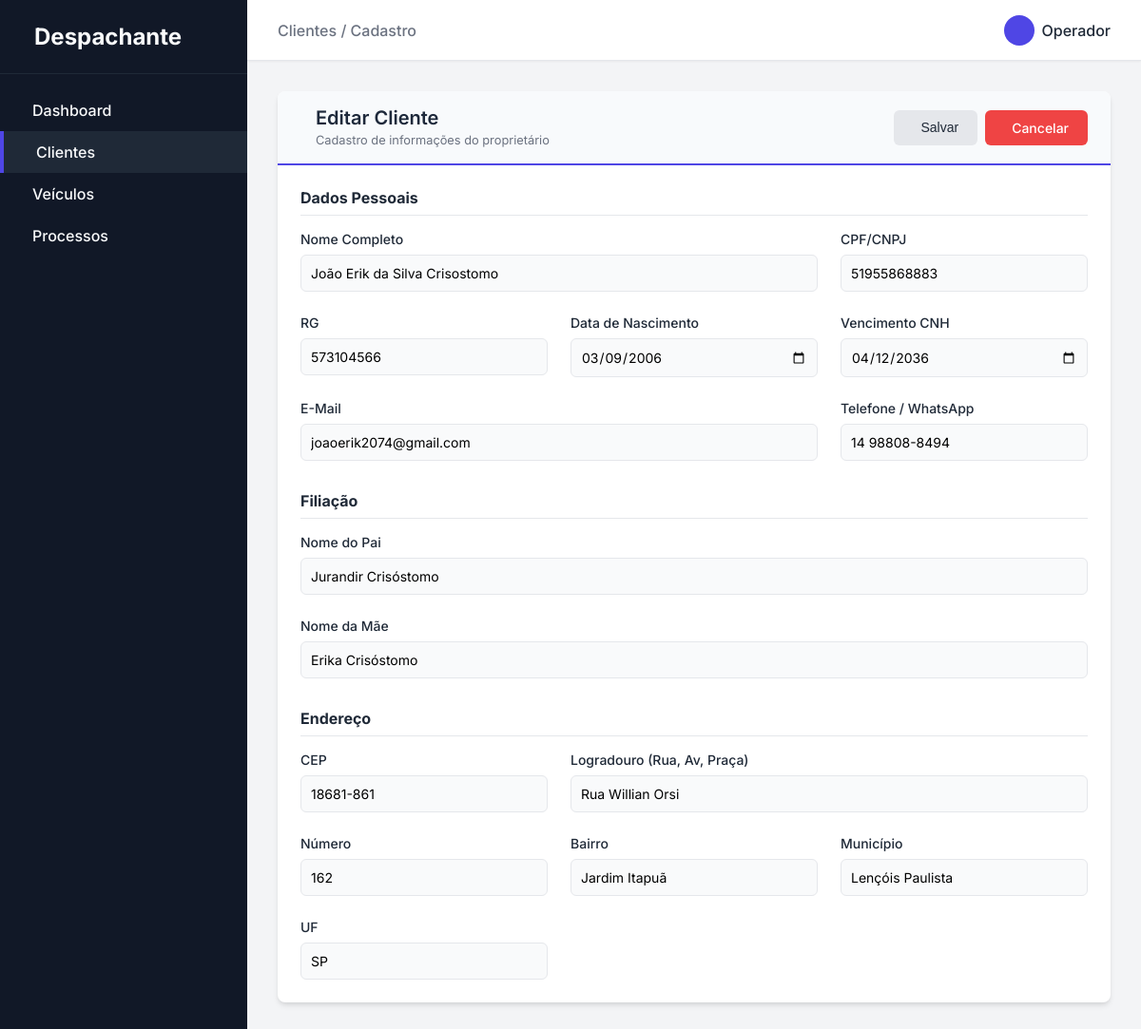
The page /clientes/editar/1 on the database as committed earlier.
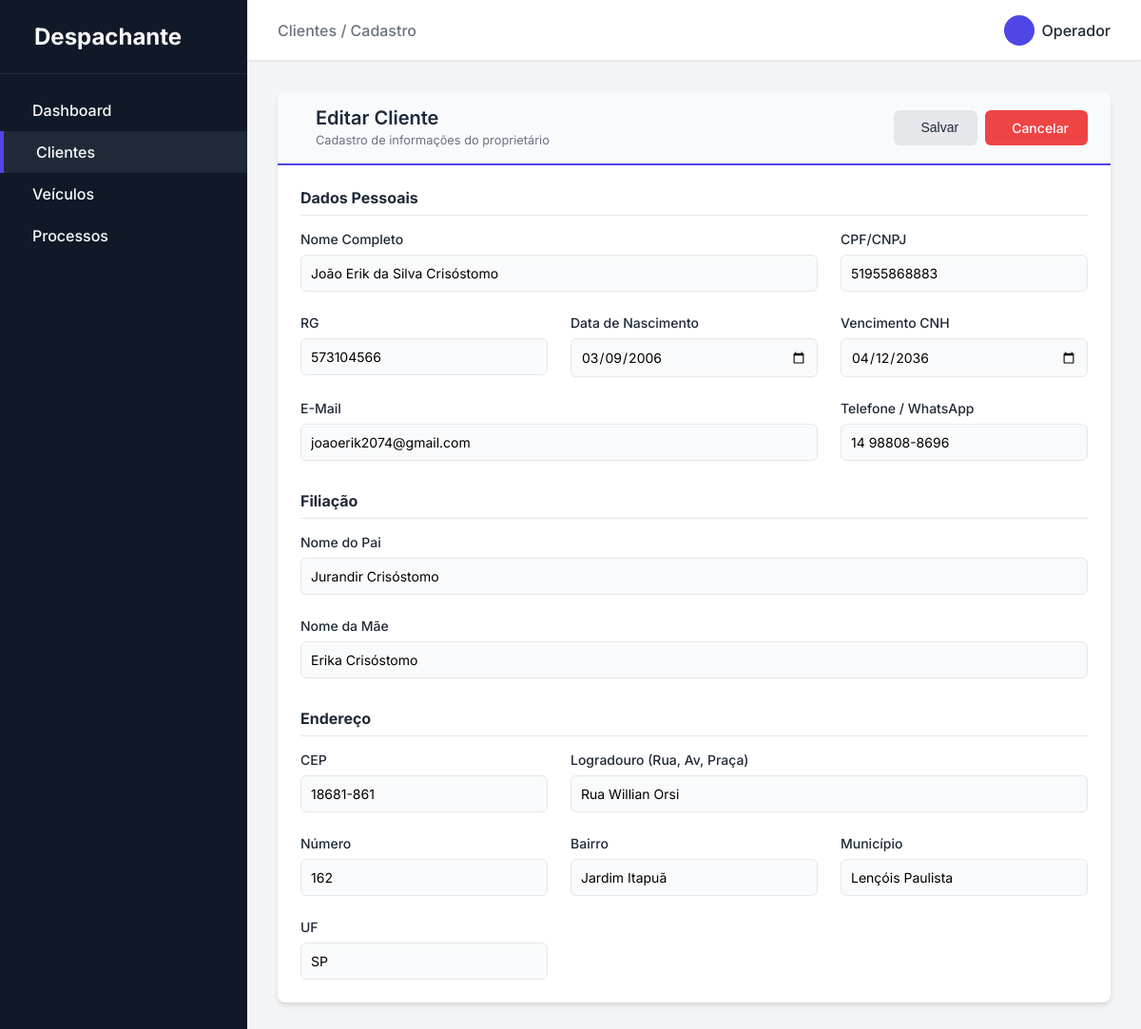
The same page on the database as committed later.
### app/models.py (models this page shows)
class Cliente(db.Model):
    __tablename__ = 'cliente'
    id = db.Column(db.Integer, primary_key=True)
    nome = db.Column(db.String(50), nullable=False)
    vencimento_cnh = db.Column(db.Date, nullable=False)
    nome_pai = db.Column(db.String(50), nullable=False)
    nome_mae = db.Column(db.String(50), nullable=False)
    cpf__cnpj = db.Column(db.String(50), nullable=False)
    rg = db.Column(db.String(50), nullable=False)
    data_nascimento = db.Column(db.Date, nullable=False)
    email = db.Column(db.String(50), nullable=False)
    telefone = db.Column(db.String(50), nullable=False)
    endereco_id = db.Column(db.Integer, db.ForeignKey('endereco.id'))
    veiculos = db.relationship('Veiculo', backref='cliente', lazy=True)
    processos = db.relationship('Processo', backref='cliente', lazy=True)

### app/routes/home.py (the view, shortened to what this page needs)
@bp.route('/clientes/editar/<int:id>', methods=['GET', 'POST'])
def cliente_editar(id):
    cliente = Cliente.query.get_or_404(id)
    return render_template('clientes/form.html', cliente=cliente)

### app/templates/clientes/form.html (shortened to what the changed rows need)
{% extends 'base.html' %}
{% block content %}
<div class="card">
    <div class="card-header" style="background-color: #f8fafc; margin: -1.5rem -1.5rem 1.5rem -1.5rem; padding: 1rem 1.5rem; border-top-left-radius: 0.5rem; border-top-right-radius: 0.5rem; border-bottom: 2px solid var(--primary-color);">
        <div style="display: flex; align-items: center; gap: 1rem;">
            <div>
                <h2 class="card-title" style="margin-bottom: 0; color: #1e293b;">{{ 'Editar Cliente' if cliente else 'Novo Cliente' }}</h2>
            </div>
        </div>
    </div>
    <form id="clienteForm" action="{{ url_for('home.cliente_editar', id=cliente.id) if cliente else url_for('home.cliente_novo') }}" method="POST">
        <div class="form-grid">
            <div class="form-group" style="grid-column: span 2;">
                <label class="form-label">Nome Completo</label>
                <input type="text" class="form-control" name="nome" value="{{ cliente.nome if cliente else '' }}" required>
            </div>
            <div class="form-group">
                <label class="form-label">CPF/CNPJ</label>
                <input type="text" class="form-control" name="cpf__cnpj" value="{{ cliente.cpf__cnpj if cliente else '' }}" required>
            </div>
            <div class="form-group">
                <label class="form-label">RG</label>
                <input type="text" class="form-control" name="rg" value="{{ cliente.rg if cliente else '' }}" required>
            </div>
            <div class="form-group">
                <label class="form-label">Data de Nascimento</label>
                <input type="date" class="form-control" name="data_nascimento" value="{{ cliente.data_nascimento.strftime('%Y-%m-%d') if cliente and cliente.data_nascimento else '' }}" required>
            </div>
            <div class="form-group">
                <label class="form-label">Vencimento CNH</label>
                <input type="date" class="form-control" name="vencimento_cnh" value="{{ cliente.vencimento_cnh.strftime('%Y-%m-%d') if cliente and cliente.vencimento_cnh else '' }}" required>
            </div>
            <div class="form-group" style="grid-column: span 2;">
                <label class="form-label">E-Mail</label>
                <input type="email" class="form-control" name="email" value="{{ cliente.email if cliente else '' }}" required>
            </div>
            <div class="form-group">
                <label class="form-label">Telefone / WhatsApp</label>
                <input type="text" class="form-control" name="telefone" value="{{ cliente.telefone if cliente else '' }}" required>
            </div>
        </div>
        <div class="form-grid">
            <div class="form-group" style="grid-column: span 2;">
                <label class="form-label">Nome do Pai</label>
                <input type="text" class="form-control" name="nome_pai" value="{{ cliente.nome_pai if cliente else '' }}" required>
            </div>
            <div class="form-group" style="grid-column: span 2;">
                <label class="form-label">Nome da Mãe</label>
                <input type="text" class="form-control" name="nome_mae" value="{{ cliente.nome_mae if cliente else '' }}" required>
            </div>
        </div>
    </form>
</div>
{% endblock %}

Rows that differ between the two databases and show on the page:
changed Cliente "joaoerik2074@gmail.com": nome "João Erik da Silva Crisostomo" → "João Erik da Silva Crisóstomo"; telefone "14 98808-8494" → "14 98808-8696"
